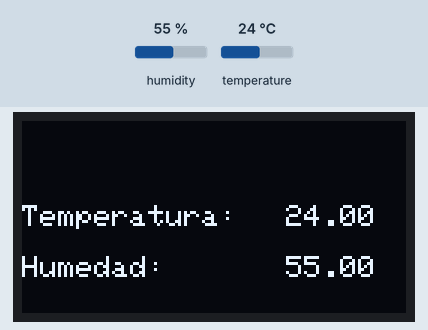
Recording of a sketch running on a simulated Arduino Uno, built with avr-gcc and run on an emulated ATmega328P. Parts: 128×64 one-colour display. The test bench sets the inputs (shaded band); at power-on: humidity 55 %, temperature 24 °C. What the sketch prints to the serial monitor is not drawn.

Above: at 4.7 s.
4.8 s: humidity set to 22 %
At 8.7 s:
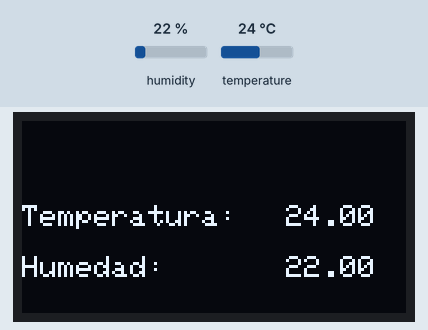
13.9 s: temperature set to 12 °C
At 17.3 s:
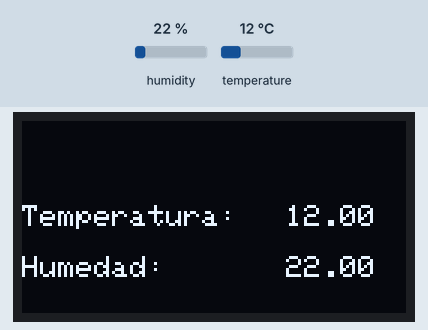
22.1 s: humidity set to 40 %
At 26.0 s:
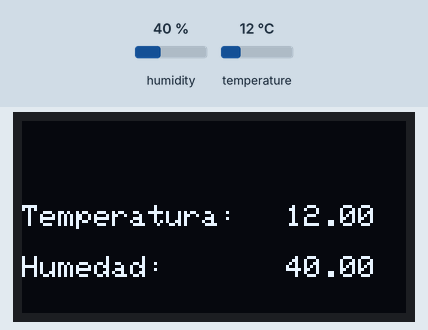
30.4 s: temperature set to 19 °C
Timing chart, 0 to 33.4 s (numbered marks = the images above; inputs shaded):
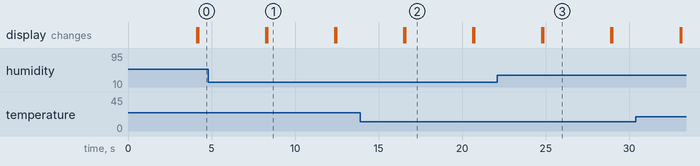

Measured:
- after the input at 4.8 s, the display: first differs from a run without the input after 3.5 s (image 1)
- after the input at 13.9 s, the display: first differs from a run without the input after 2.7 s (image 2)
- after the input at 22.1 s, the display: first differs from a run without the input after 2.8 s (image 3)
- what the display in image 1 shows lasts 4.1 s, from 8.3 s to 12.4 s

The sketch:

saludo_OLED.ino
```cpp
#include <SPI.h>
#include <Wire.h>
#include <Adafruit_GFX.h>
#include <Adafruit_SSD1306.h>
#include <DHT.h>

// Definir el tamaño de la pantalla OLED
#define SCREEN_WIDTH 128  // Ancho de la pantalla en píxeles
#define SCREEN_HEIGHT 64  // Alto de la pantalla en píxeles

// Dirección del display OLED
#define OLED_RESET -1  // No se usa el pin de reset
#define SCREEN_ADDRESS 0x3C  // Dirección I2C del OLED

// Inicializar el objeto de la pantalla OLED
Adafruit_SSD1306 display(SCREEN_WIDTH, SCREEN_HEIGHT, &Wire, OLED_RESET);

// Datos del bitmap
static const unsigned char PROGMEM sunfounderIcon[] = {
  // Aquí iría el array de bytes del icono (lo has incluido correctamente)
};

// Definir el pin del sensor DHT y el tipo de sensor
#define DHTPIN 5  // Pin donde está conectado el sensor DHT
#define DHTTYPE DHT11  // Tipo de sensor DHT

DHT dht(DHTPIN, DHTTYPE);  // Inicializar el sensor DHT11

void setup() {
  // Inicializar comunicación serial
  Serial.begin(9600);
  dht.begin();

  // Inicializar la pantalla OLED
  if (!display.begin(SSD1306_SWITCHCAPVCC, SCREEN_ADDRESS)) {
    Serial.println(F("Error al iniciar el OLED"));
    for (;;);
  }

  display.clearDisplay();  // Limpiar la pantalla

  // Configurar el texto para la pantalla OLED
  display.setTextSize(1);  // Tamaño del texto
  display.setTextColor(WHITE);  // Color del texto
  display.setCursor(0, 28);  // Establecer posición del cursor
  display.println("¡Hola Mundo!");
  display.display();  // Mostrar el texto
  delay(2000);
  display.clearDisplay();  // Limpiar la pantalla
}

void loop() {
  // Leer los datos de temperatura y humedad
  delay(2000);  // Esperar 2 segundos entre lecturas
  float h = dht.readHumidity();  // Leer humedad
  float t = dht.readTemperature();  // Leer temperatura en °C

  // Verificar si hubo un error en la lectura
  if (isnan(h) || isnan(t)) {
    Serial.println("Error al leer los datos del sensor DHT11");
    return;
  }

  // Mostrar los datos en el monitor serial
  Serial.print("Humedad: ");
  Serial.print(h);
  Serial.print(" %\t");
  Serial.print("Temperatura: ");
  Serial.print(t);
  Serial.println(" *C");

  // Mostrar los datos en la pantalla OLED
  display.setTextSize(1);
  display.setCursor(0, 28);
  display.println("Temperatura:");
  display.display();
  display.setCursor(88, 28);
  display.println(t);
  display.display();

  display.setCursor(0, 45);
  display.println("Humedad:");
  display.display();
  display.setCursor(88, 45);
  display.println(h);
  display.display();

  delay(2000);  // Esperar 2 segundos antes de limpiar la pantalla
  display.clearDisplay();  // Limpiar la pantalla
}
```
